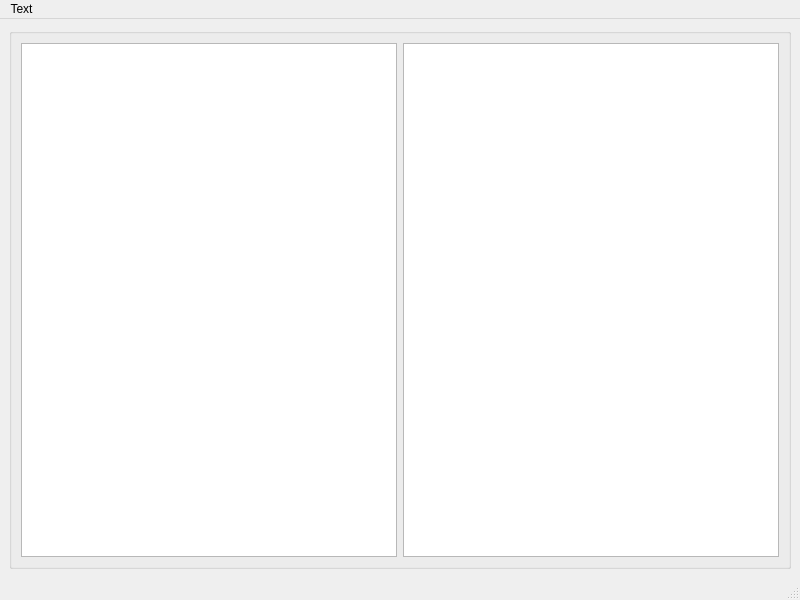
<?xml version="1.0" encoding="UTF-8"?>
<ui version="4.0">
 <class>ComparisonWindow</class>
 <widget class="QMainWindow" name="ComparisonWindow">
  <property name="geometry">
   <rect>
    <x>0</x>
    <y>0</y>
    <width>800</width>
    <height>600</height>
   </rect>
  </property>
  <property name="mouseTracking">
   <bool>false</bool>
  </property>
  <property name="focusPolicy">
   <enum>Qt::NoFocus</enum>
  </property>
  <property name="contextMenuPolicy">
   <enum>Qt::NoContextMenu</enum>
  </property>
  <property name="acceptDrops">
   <bool>false</bool>
  </property>
  <property name="windowTitle">
   <string>Comparison Window</string>
  </property>
  <widget class="QWidget" name="centralwidget">
   <layout class="QHBoxLayout" name="horizontalLayout_2">
    <item>
     <widget class="QGroupBox" name="groupBox">
      <property name="title">
       <string/>
      </property>
      <layout class="QHBoxLayout" name="horizontalLayout">
       <item>
        <widget class="QTextEdit" name="textEdit1">
         <property name="font">
          <font>
           <pointsize>12</pointsize>
          </font>
         </property>
        </widget>
       </item>
       <item>
        <widget class="QTextEdit" name="textEdit2">
         <property name="font">
          <font>
           <pointsize>12</pointsize>
          </font>
         </property>
        </widget>
       </item>
      </layout>
     </widget>
    </item>
   </layout>
  </widget>
  <widget class="QMenuBar" name="menubar">
   <property name="geometry">
    <rect>
     <x>0</x>
     <y>0</y>
     <width>800</width>
     <height>22</height>
    </rect>
   </property>
   <widget class="QMenu" name="menuChange_text">
    <property name="title">
     <string>Text</string>
    </property>
    <addaction name="actionColor"/>
    <addaction name="actionFont"/>
    <addaction name="actionName"/>
   </widget>
   <addaction name="menuChange_text"/>
  </widget>
  <widget class="QStatusBar" name="statusbar"/>
  <action name="actionColor">
   <property name="text">
    <string>Color</string>
   </property>
  </action>
  <action name="actionFont">
   <property name="text">
    <string>Font</string>
   </property>
  </action>
  <action name="actionName">
   <property name="text">
    <string>Name</string>
   </property>
  </action>
 </widget>
 <resources/>
 <connections/>
</ui>
